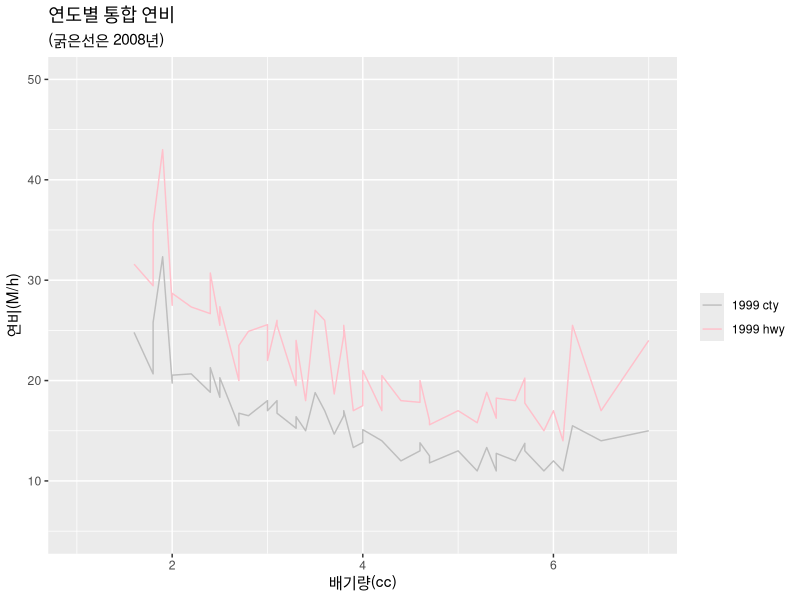
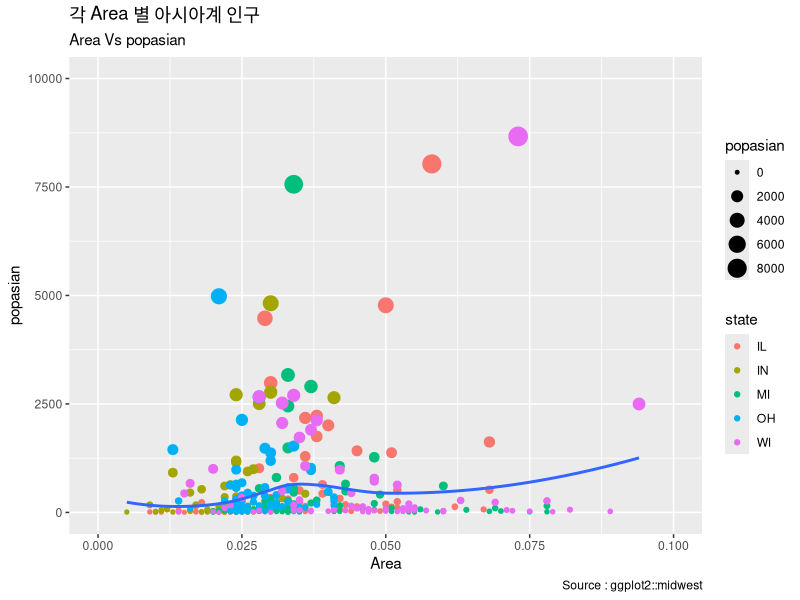

These charts were generated, in order, by the following R code:
## ---- chunk 1
knitr::opts_chunk$set(echo = TRUE)
## ---- chunk 2
library(ggplot2)
library(dplyr)

mpg2 <- mpg %>% 
        group_by(year, displ) %>%
        summarise(m1 = mean(cty), m2 = mean(hwy))
mpg2 

ggplot(mpg2, aes(x=displ)) + 
  geom_line(aes(y=m1, color='1999 cty')) + 
  geom_line(aes(y=m2, color='1999 hwy')) +
  scale_colour_manual("", breaks = c("1999 cty", "1999 hwy"),
                      values = c("gray", "pink")) +
  xlab("배기량(cc)") +
  xlim(1, 7) +
  scale_y_continuous("연비(M/h)", limits = c(5, 50)) +
  labs(title = '연도별 통합 연비', subtitle = '(굵은선은 2008년)') 
## ---- chunk 3
midwest <- as.data.frame(ggplot2::midwest)
head(midwest)

m2 <- midwest %>% filter(poptotal <= 500000 & popasian <= 10000)

ggplot(m2, aes(x=area, y=popasian))+
       geom_point(aes(col=state, size =popasian))+
       geom_smooth(method="auto",se=F) + 
       xlim(c(0, 0.1)) +
       ylim(c(0, 10000))+
       labs(subtitle = "Area Vs popasian",
       y="popasian",
       x="Area",
       title = "각 Area 별 아시아계 인구",
       caption = "Source : ggplot2::midwest") 
